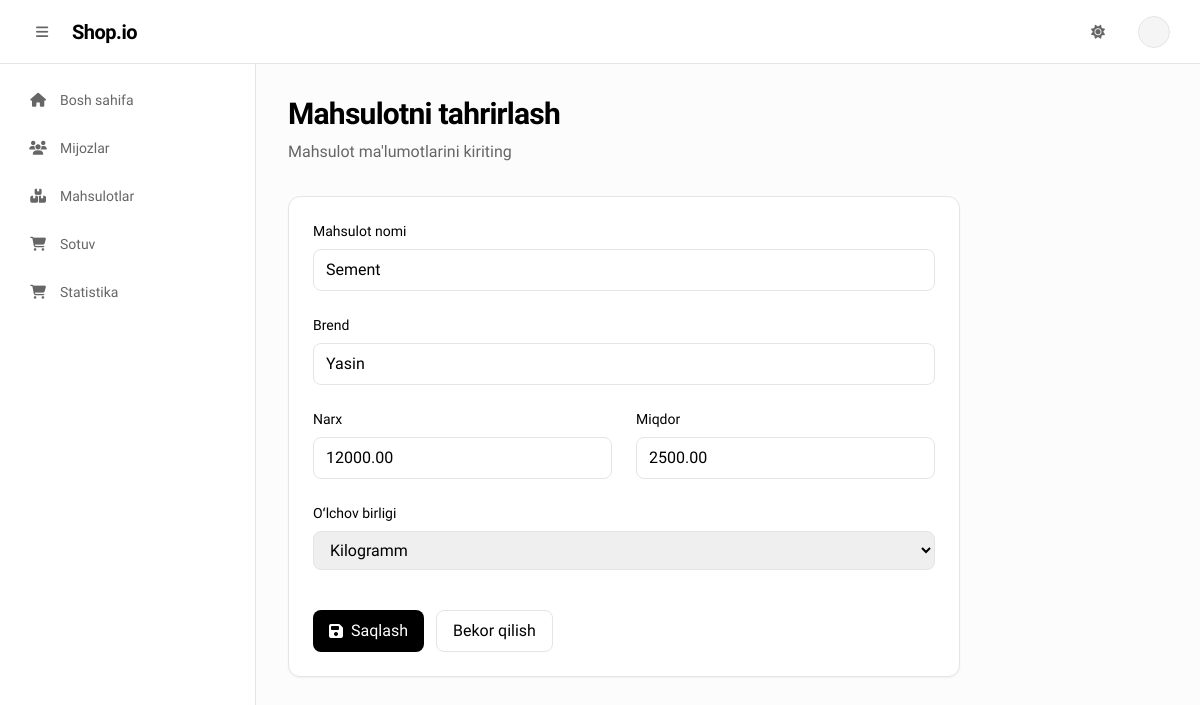
Screenshot of /products/1/edit/ (signed in) with the database file from the repository.
### products/models.py (models this page shows, shortened)
class Product(models.Model):
    UNIT_CHOICES = [
        ('kg', 'Kilogramm'),
        ('dona', 'Dona'),
        ('kub', 'Kub'),
        ('litr', 'Litr'),
        ('metr', 'Metr'),
    ]
    name = models.CharField(max_length=200, verbose_name="Mahsulot nomi")
    brand = models.CharField(max_length=100, verbose_name="Brend")
    price = models.DecimalField(max_digits=10, decimal_places=2, verbose_name="Narx")
    quantity = models.DecimalField(max_digits=10, decimal_places=2, verbose_name="Miqdor")
    unit = models.CharField(max_length=10, choices=UNIT_CHOICES, verbose_name="Oʻlchov birligi")
    created_at = models.DateTimeField(auto_now_add=True)
    updated_at = models.DateTimeField(auto_now=True)
    class Meta:
        verbose_name = "Mahsulot"
        verbose_name_plural = "Mahsulotlar"

### products/views.py (the view)
# urls.py: path('<int:id>/edit/', product_edit, name='productedit'),
@login_required
def product_edit(request, id):
    product = get_object_or_404(Product, id=id)
    if request.method == 'POST':
        form = ProductForm(request.POST, instance=product)
        if form.is_valid():
            form.save()
            return redirect('productlist')
    else:
        form = ProductForm(instance=product)
    return render(request, "products/productform.html", {
        "form": form,
        "title": "Mahsulotni tahrirlash",
        "action": "productedit",
        "product": product,
        "duplicate_product": None,
        "show_modal": False
    })

### templates/products/productform.html (shortened to what this page needs)
{% extends 'base.html' %}
{% block content %}
<div class="mb-8">
    <h1 class="font-sans text-3xl font-bold tracking-tight text-foreground">{{ title }}</h1>
    <p class="text-muted-foreground mt-2">Mahsulot ma'lumotlarini kiriting</p>
</div>
<div class="bg-background border border-border rounded-xl shadow-sm p-6 max-w-2xl">
    <form method="post" id="productForm">
        <div class="space-y-6">
            <div>
                <label for="{{ form.name.id_for_label }}" class="block text-sm font-medium text-foreground mb-2">
                    {{ form.name.label }}
                </label>
                {{ form.name }}
            </div>
            <div>
                <label for="{{ form.brand.id_for_label }}" class="block text-sm font-medium text-foreground mb-2">
                    {{ form.brand.label }}
                </label>
                {{ form.brand }}
            </div>
            <div class="grid grid-cols-1 md:grid-cols-2 gap-6">
                <div>
                    <label for="{{ form.price.id_for_label }}" class="block text-sm font-medium text-foreground mb-2">
                        {{ form.price.label }}
                    </label>
                    {{ form.price }}
                </div>
                <div>
                    <label for="{{ form.quantity.id_for_label }}"
                        class="block text-sm font-medium text-foreground mb-2">
                        {{ form.quantity.label }}
                    </label>
                    {{ form.quantity }}
                </div>
            </div>
            <div>
                <label for="{{ form.unit.id_for_label }}" class="block text-sm font-medium text-foreground mb-2">
                    {{ form.unit.label }}
                </label>
                {{ form.unit }}
            </div>
            <div class="flex space-x-3 pt-4">
                <button type="submit"
                    class="inline-flex items-center justify-center px-4 py-2 bg-accent text-accent-foreground rounded-lg font-medium hover:opacity-90 transition-opacity focus:outline-none focus:ring-2 focus:ring-accent focus:ring-offset-2">
                    <i class="fas fa-save mr-2"></i>
                    Saqlash
                </button>
                <a href="{% url 'productlist' %}"
                    class="inline-flex items-center justify-center px-4 py-2 border border-border text-foreground rounded-lg font-medium hover:bg-muted transition-colors focus:outline-none focus:ring-2 focus:ring-accent focus:ring-offset-2">
                    Bekor qilish
                </a>
            </div>
        </div>
    </form>
</div>
{% endblock %}

### templates/base.html (style rules this page uses)
:root { font-family: "Geist", sans-serif; }

### rows the page displays
Product: name "Sement", brand "Yasin", price "12000.00", quantity "2500.00", unit "Kilogramm"

### other values shown
{{ title }} "Mahsulotni tahrirlash"
